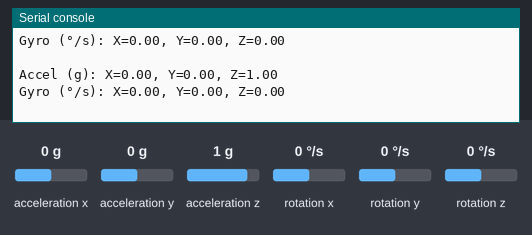
Simulated run of this program. Board: ESP32 board running MicroPython. Parts: the last lines printed to the serial console. The test bench sets the inputs (shaded band); at power-on: acceleration x 0 g, acceleration y 0 g, acceleration z 1 g, rotation x 0 °/s, rotation y 0 °/s, rotation z 0 °/s.

Above: at 1.2 s.
1.3 s: acceleration x set to -1.4 g
At 2.5 s:
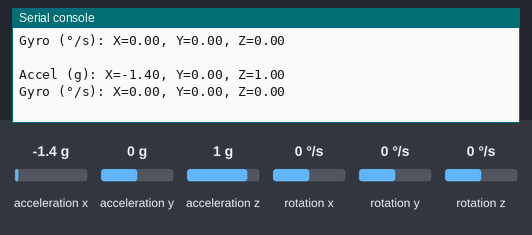
2.8 s: acceleration y set to -1.4 g
At 3.4 s:
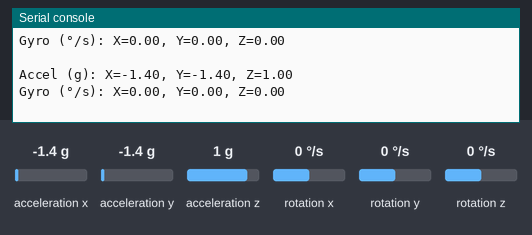
4.3 s: acceleration z set to -1.4 g
At 5.6 s:
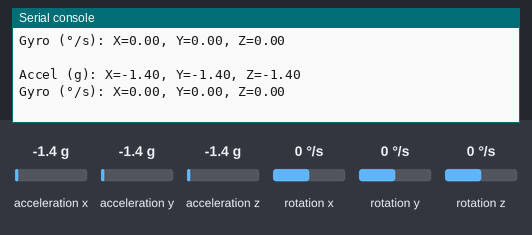
5.8 s: rotation x set to -192 °/s
At 6.8 s:
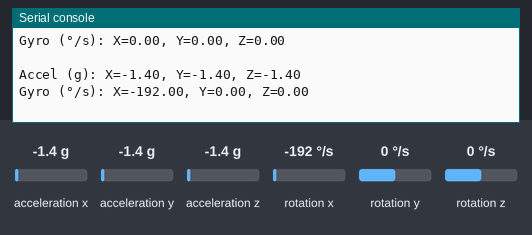
7.3 s: rotation y set to -192 °/s
At 8.8 s:
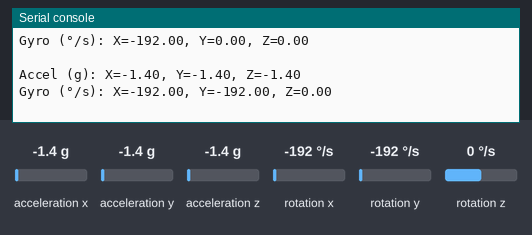

The program:

mpu6050_sensor.py
```python
from machine import Pin, I2C
from time import sleep
import math

# MPU6050 Registers and Addresses
MPU6050_ADDR = 0x68
PWR_MGMT_1 = 0x6B
ACCEL_XOUT_H = 0x3B
GYRO_XOUT_H = 0x43

# Initialize I2C
i2c = I2C(0, scl=Pin(25), sda=Pin(26))  # Update with your SDA/SCL pins

# Wake up MPU6050
i2c.writeto_mem(MPU6050_ADDR, PWR_MGMT_1, b'\x00')

def read_raw_data(addr):
    # Read two bytes of data from the given register
    high = i2c.readfrom_mem(MPU6050_ADDR, addr, 1)
    low = i2c.readfrom_mem(MPU6050_ADDR, addr + 1, 1)
    value = (high[0] << 8) | low[0]
    # Convert to signed
    if value > 32768:
        value -= 65536
    return value

while True:
    # Read Accelerometer values
    acc_x = read_raw_data(ACCEL_XOUT_H)
    acc_y = read_raw_data(ACCEL_XOUT_H + 2)
    acc_z = read_raw_data(ACCEL_XOUT_H + 4)

    # Read Gyroscope values
    gyro_x = read_raw_data(GYRO_XOUT_H)
    gyro_y = read_raw_data(GYRO_XOUT_H + 2)
    gyro_z = read_raw_data(GYRO_XOUT_H + 4)

    # Convert raw data to g's for acceleration and degrees/sec for gyro
    acc_x_g = acc_x / 16384.0
    acc_y_g = acc_y / 16384.0
    acc_z_g = acc_z / 16384.0

    gyro_x_dps = gyro_x / 131.0
    gyro_y_dps = gyro_y / 131.0
    gyro_z_dps = gyro_z / 131.0

    print(f"Accel (g): X={acc_x_g:.2f}, Y={acc_y_g:.2f}, Z={acc_z_g:.2f}")
    print(f"Gyro (°/s): X={gyro_x_dps:.2f}, Y={gyro_y_dps:.2f}, Z={gyro_z_dps:.2f}")
    print("")

    sleep(1)
```

Measured:
- after the input at 1.3 s, the serial console: prints a new line after 0.71 s (image 1)
- after the input at 2.8 s, the serial console: prints a new line after 0.21 s (image 2)
- after the input at 4.3 s, the serial console: prints a new line after 0.72 s (image 3)
- after the input at 5.8 s, the serial console: prints a new line after 0.22 s (image 4)
- after the input at 7.3 s, the serial console: prints a new line after 0.73 s (image 5)
